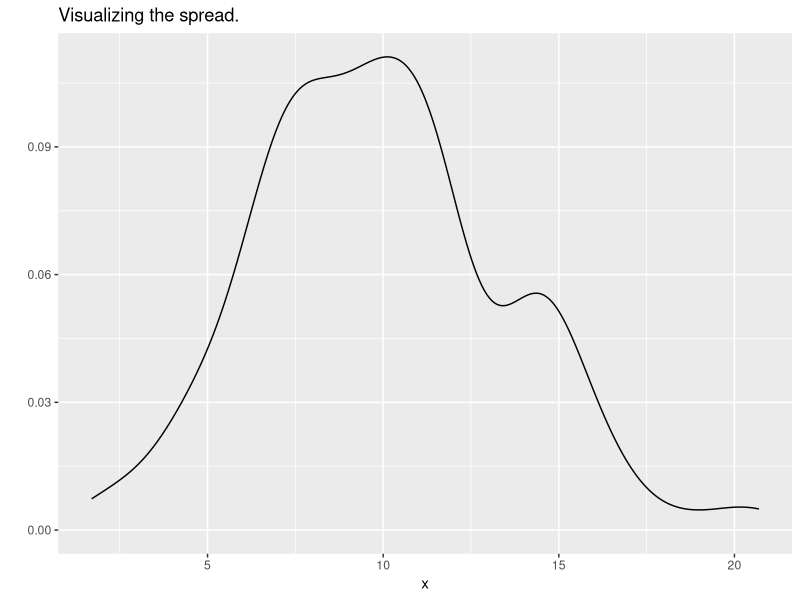

Recreate this plot in R. (Note: this script raises an error after producing the figure.)
## ---- chunk 1

library(ggplot2) ## For the plots
library(dplyr) ## To use the %>% operator (other functions)

## ---- chunk 2

x <- airquality$Wind
y <- airquality$Temp

aq <- airquality %>%
    tbl_df()

## ---- chunk 3
## Raw formula
sum(((x - mean(x)) ^ 2)) / (length(x) - 1)

## ... or in R
var(x)
## ---- chunk 4
qplot(x, geom = 'density', main = 'Visualizing the spread.')
## ---- chunk 5

ggplot(aq, aes(x = Wind, y = 1:length(Wind))) +
    geom_point() +
    geom_rect

ggplot() + geom_density(aes(x)) + geom_vline(aes(xintercept = mean(x))) +
    geom_point
?geom_rect

ggplot() + geom_area(aes(x = x, ymin = mean(x) - sd(x), ymax = mean(x) + sd(x)))

cor(x, y)
cov(x, y) / (sd(x) * sd(y))
cov(x, y) / (sqrt(var(x)) * sqrt(var(y)))

?ggplot


cor(x, x)
cov(x, x) / (sd(x) * sd(x))

cov(x, x)
var(x)
sd(x) * sd(x)

qplot(x, y)

lm(y ~ x) %>% coef()
b <- cor(x, y) * (sd(y) / sd(x))
print(b)
int <- mean(y) - (b * mean(x))
print(int)

s.x <- scale(x)
s.y <- scale(y)
cor(s.x, s.y)
cor(s.x, s.y) * (sd(s.y) / sd(s.x))
coef(lm(s.y ~ s.x))[2] %>% signif(7)

qplot(s.x, s.y)



